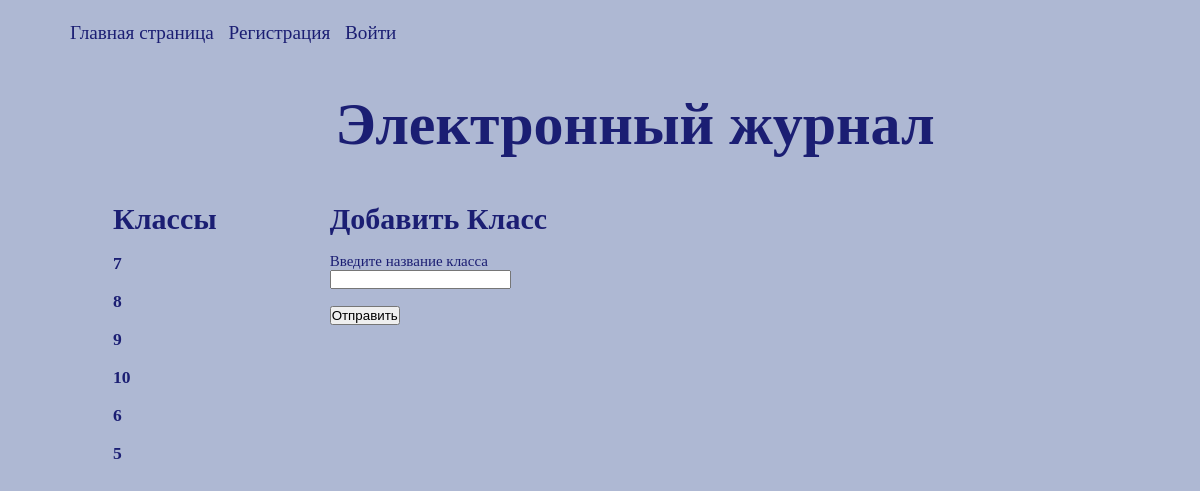
/magazine/courses, run on the app's committed database.
### webapp/magazine/models.py (models this page shows)
class Course(db.Model):
    id = Column(Integer,primary_key=True)
    course_name = Column(String, nullable=False)

### webapp/magazine/views.py (the view)
@blueprint.route("/magazine/courses")
def course():
    page_title = f'Классы'
    courses = Course.query.all()
    course_form = CourseForm()
    return render_template('magazine/courses.html',
                    page_title=page_title, course_form=course_form, courses=courses)

### webapp/magazine/forms.py
class CourseForm(FlaskForm):
    course = StringField('Введите название класса', validators=[DataRequired()])
    submit = SubmitField('Отправить')

### webapp/templates/magazine/courses.html (shortened to what this page needs)
{% extends "base.html" %}
{% block content %}
<div class="news">
    <h2 style="font-size:30px;">{{ page_title }}</h2>
    <br>
    {% if courses %}
        {% for course in courses %}
        <h3><a href="{{ url_for('magazine.single_course', course_id=course.id) }}">{{ course.course_name }}</a></h3>
        <br>
        {% endfor %}
    {% else %}
        <h3>Предметы временно не доступны!</h3>
    {% endif %}
</div>
<div class="news">
    <h2 style="font-size:30px;">Добавить Класс</h2>
<br>
    <form action="{{ url_for('magazine.process_course') }}" method="POST">
        <div class="form-group">
            {{ course_form.course.label }}
            <br>
            {{ course_form.course() }}
        </div>
        <br>
        {{ course_form.submit() }}
    </form>
</div>
{% endblock %}

### webapp/static/style.css (style rules this page uses)
* { margin:0pt; padding:0pt; }
body { background:#aeb8d3; }
a { color:#1b1e73; text-decoration:none; }
.news { float: left; text-align: left; margin:43px 0 0 43px; padding:0px 0 0 70px; font-size:15px; color:#1b1e73; }

### data on the page
Course: course_name "7"
Course: course_name "8"
Course: course_name "9"
Course: course_name "10"
Course: course_name "6"
Course: course_name "5"

### other printed values
{{ page_title }} "Классы"
{{ course_form.course.label }} "Введите название класса"
